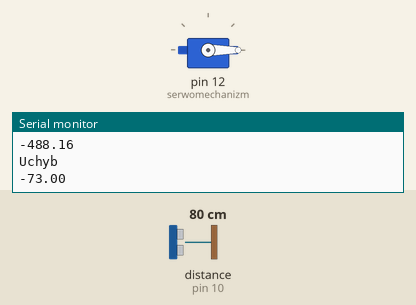
Simulated run of this sketch. Board: Arduino Uno, built with avr-gcc and run on an emulated ATmega328P. Parts: servo, the last lines printed to the serial monitor. Wiring (inferred from the names in the program): ultrasonic range finder: trigger pin 11; echo pin 10. The test bench sets the inputs (shaded band); at power-on: distance to the obstacle (sensor on pin 10) 80 cm. The echo pulse lasts 58.3 µs per cm.

Above: at 1.4 s.
1.5 s: distance to the obstacle (sensor on pin 10) set to 2 cm
At 3.5 s:
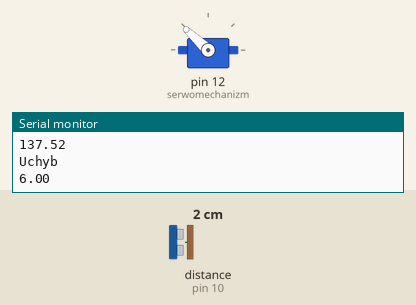
3.9 s: distance to the obstacle (sensor on pin 10) set to 9 cm
At 5.4 s:
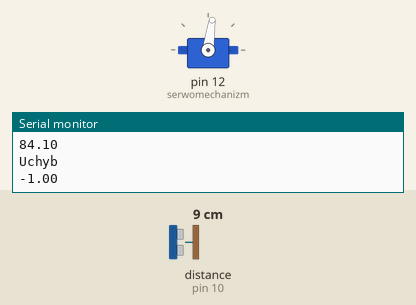
6.4 s: distance to the obstacle (sensor on pin 10) set to 35 cm
At 7.9 s:
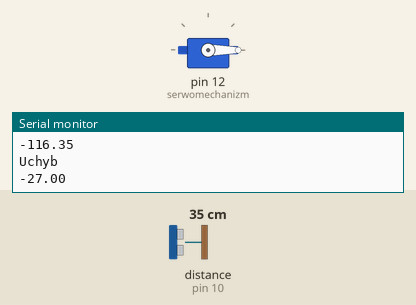
8.2 s: distance to the obstacle (sensor on pin 10) set to 9 cm
At 9.0 s:
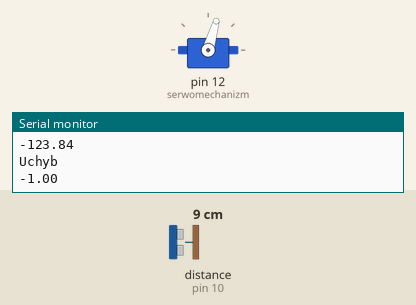
10.6 s: distance to the obstacle (sensor on pin 10) set to 60 cm
At 12.1 s:
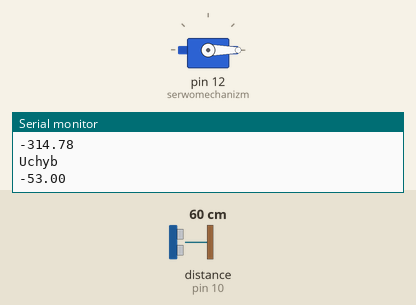
Timing chart, 0 to 13.5 s (numbered marks = the images above; inputs shaded):
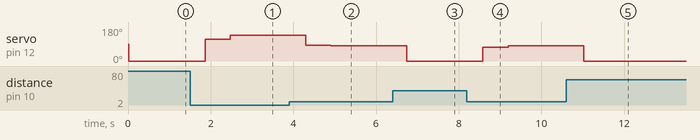

Measured:
- after the input at 1.5 s, servo on pin 12 (serwomechanizm): 0° → 114° after 0.36 s, → 137° 0.61 s later
- after the input at 3.9 s, servo on pin 12 (serwomechanizm): 137° → 84° after 0.40 s, → 82° 0.61 s later
- after the input at 6.4 s, servo on pin 12 (serwomechanizm): 82° → 0° after 0.34 s
- after the input at 8.2 s, servo on pin 12 (serwomechanizm): 0° → 74° after 0.39 s, → 82° 0.61 s later
- after the input at 10.6 s, servo on pin 12 (serwomechanizm): 82° → 0° after 0.43 s

The sketch:

cw_3.ino
```cpp
#define trigPin 11
#define echoPin 10
#include <Servo.h>

//Parametry regulatora PID
float Td=0.01;
float Ti=0.1;
float kp=0.4;

//sygnały
float u=0; //wartość sygnału sterującego
float uchyb, uchyb_before;//uchyb , uchyb w chwili poprzedniej

float dystans_zadany=7;  // wartość w cm
float poz = 90;         // pozycja początkowa serwomechanizmu
Servo serwomechanizm;

void setup() {

 Serial.begin (9600);
 pinMode(echoPin, INPUT);
 pinMode(trigPin, OUTPUT);
   serwomechanizm.attach(12);
   serwomechanizm.write(poz);
}


void loop() {


float dystans_aktual=dystans_SR04();
uchyb=dystans_zadany-dystans_aktual;
u=PID(uchyb,uchyb_before); //wartość sygnału sterujacego
uchyb_before=uchyb; //uchyb z biezacego cyku ustawiony uchybem z chwili poprzedniej

// Dane pomocnicze, informacyjne
 Serial.println("Dystans aktualny");
 Serial.println(dystans_aktual);
 Serial.println("Sterowanie");
 Serial.println(u);
 Serial.println("Pozycja");
 Serial.println(poz);
 Serial.println("Uchyb");
 Serial.println(uchyb);

poz=90+u*18;  //wartość przyblizona na bazie zaleznosci geometrycznych
              // niedokładnosci wynikają z charakteru dzialania uzytego czujnika ultradzwiekowego
serwomechanizm.write(poz);
delay(600);
}


 float dystans_SR04() {
  long czas;
  float dystans;

  digitalWrite(trigPin, LOW);
  delayMicroseconds(2);
  digitalWrite(trigPin, HIGH);
  delayMicroseconds(10);
  digitalWrite(trigPin, LOW);

  czas = pulseIn(echoPin, HIGH);
  //przeliczenie czasu trwania impulsu - nota katalogowa
  dystans = czas / 58;
  return dystans;
}

float PID(float e, float e_before)
{
float sterowanie = kp*(e + Td*(e - e_before)+Ti*(e +e_before)/2);
return sterowanie;
  }
```
